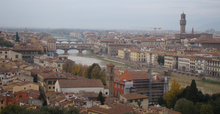
%> input picture Code-240714/1.png, 220 x 114 px, shrunk from 1210 x 628 before the run
$ octave demo4.m   (GNU Octave 9; MATLAB toolbox functions it lacks are replaced by stand-ins)
%> lines starting %> are read from the running program, lines starting %| are printed output that depends on the picture
### Code-240714/get_dark_channel.m
function dark_channel = get_dark_channel(image, win_size)
[m, n, ~] = size(image);
pad_size = floor(win_size/2);
padded_image = padarray(image, [pad_size pad_size], Inf);
dark_channel = zeros(m, n);
for j = 1 : m
    for i = 1 : n
        patch = padded_image(j : j + (win_size-1), i : i + (win_size-1), :);
        dark_channel(j,i) = min(patch(:));
     end
end

end

### Code-240714/guided_filter.m
function q = guided_filter(guide, target, radius, eps)
[h, w] = size(guide);
avg_denom = window_sum_filter(ones(h, w), radius);
mean_g = window_sum_filter(guide, radius) ./ avg_denom;
mean_t = window_sum_filter(target, radius) ./ avg_denom;
corr_gg = window_sum_filter(guide .* guide, radius) ./ avg_denom;
corr_gt = window_sum_filter(guide .* target, radius) ./ avg_denom;
var_g = corr_gg - mean_g .* mean_g;
cov_gt = corr_gt - mean_g .* mean_t;
a = cov_gt ./ (var_g + eps);
b = mean_t - a .* mean_g;
mean_a = window_sum_filter(a, radius) ./ avg_denom;
mean_b = window_sum_filter(b, radius) ./ avg_denom;
q = mean_a .* guide + mean_b;
end

### Code-240714/window_sum_filter.m
function sum_img = window_sum_filter(image, r)
[h, w] = size(image);
sum_img = zeros(size(image));
im_cum = cumsum(image, 1);
sum_img(1:r+1, :) = im_cum(1+r:2*r+1, :);
sum_img(r+2:h-r, :) = im_cum(2*r+2:h, :) - im_cum(1:h-2*r-1, :);
sum_img(h-r+1:h, :) = repmat(im_cum(h, :), [r, 1]) - im_cum(h-2*r:h-r-1, :);
im_cum = cumsum(sum_img, 2);
sum_img(:, 1:r+1) = im_cum(:, 1+r:2*r+1);
sum_img(:, r+2:w-r) = im_cum(:, 2*r+2:w) - im_cum(:, 1:w-2*r-1);
sum_img(:, w-r+1:w) = repmat(im_cum(:, w), [1, r]) - im_cum(:, w-2*r:w-r-1);

end

### Code-240714/get_atmosphere.m
function atmosphere = get_atmosphere(image, dark_channel)

HCC=-10;
p=image;
II=p;
r = 10;
eps = 0.4^2;
[m, n, ~] = size(image);
a=1;
omega=0.95;
win_size=15;
image(:, :, 1) = guided_filter(image(:, :, 1), p(:, :, 1), r, eps);
image(:, :, 2) = guided_filter(image(:, :, 2), p(:, :, 2), r, eps);
image(:, :, 3) = (image(:, :, 1)+image(:, :, 2))./2*a;
n_pixels = m * n;
n_search_pixels = floor(n_pixels * 0.01);
dark_vec = reshape(dark_channel, n_pixels, 1);
image_vec = reshape(image, n_pixels, 3);
[~, indices] = sort(dark_vec, 'descend');
accumulator = zeros(1, 3);
for k = 1 : n_search_pixels
    accumulator = accumulator + image_vec(indices(k),:);
end
atmosphere = accumulator / n_search_pixels;

I = II;
aa = (atmosphere(1)+atmosphere(2))/2+0.04;
bb = (atmosphere(1)+atmosphere(2))/2-0.04;
K = bb;
for K=bb:0.04:aa
    atmosphere(3) = K+0.04
    trans_est = get_transmission_estimate(I, atmosphere, omega, win_size);
    tl = get_transmission_estimatel(I, atmosphere, omega, win_size);
    x = guided_filter(rgb2gray(I), trans_est, 15, 0.001);
     transmission = reshape(x, m, n);
    radiance= Copy_of_get_radiance(I, transmission, atmosphere);
    H = color_corrlation(I,radiance)
     if(HCC<H)
        HCC=H;
         continue;
     else
         H
         break;
     end
end
atmosphere(3)=atmosphere(3)-0.04


end

### Code-240714/get_transmission_estimate.m
function trans_est = get_transmission_estimate(image, atmosphere, omega, win_size)
[m, n, ~] = size(image);
rep_atmosphere = repmat(reshape(atmosphere, [1, 1, 3]), m, n);
trans_est = 1 - omega * get_dark_channel( image ./ rep_atmosphere, win_size);
end

### Code-240714/get_transmission_estimatel.m
function trans_est2 = get_transmission_estimatel(image, atmosphere, omega, win_size)


[m, n, ~] = size(image);
for i = 1:3
    I(i) = 1-atmosphere(i);
end

rep_atmosphere = repmat(reshape(atmosphere, [1, 1, 3]), m, n);
II = repmat(reshape(I, [1, 1, 3]), m, n);
light_channel = get_light_channel( image, win_size);
aa = zeros(m,n,3);
for i = 1:3
   aa(:,:,i) =  light_channel;
end
trans_estl = omega * (aa-rep_atmosphere)./II;
trans_est2 = zeros(m,n);
for z = 1:m
   for q = 1:n
       trans_est2(z,q) = max(max(trans_estl(z,q,1),trans_estl(z,q,2)),trans_estl(z,q,3));
   end
end


end

### Code-240714/get_light_channel.m
function z_channel = get_light_channel(image, win_size)
%
[m, n, ~] = size(image);
light_channel = zeros(m, n);
d_channel = zeros(m, n);
for j = 1 : m
    for i = 1 : n
        light_channel(j,i) = max(max(image(j,i,1),image(j,i,2)),image(j,i,3));
     end
end

for j = 1 : m
    for i = 1 : n
        d_channel(j,i) = min(min(image(j,i,1),image(j,i,2)),image(j,i,3));
     end
end

z_channel=light_channel-d_channel;

end

### Code-240714/Copy_of_get_radiance.m
function radiance = Copy_of_get_radiance(image, transmission, atmosphere )
[m, n, ~] = size(image);
rep_atmosphere = repmat(reshape(atmosphere, [1, 1, 3]), m, n);

p=0;
t0=0.1;
K = 0.2;
win_size=15;
light_channel = get_light_channel(image, win_size);

for i = 1:1:m
    for j = 1:1:n
           if (light_channel(i,j)>0.23)
            for k = 1:1:3
            radiance(i,j,k) = (image(i,j,k)-atmosphere(k)) ./ max(transmission(i,j),t0) + atmosphere(k);%原暗通道
            end
         else
             for k = 1:1:3
             s=K./(abs(image(i,j,k)-atmosphere(k)));
            radiance(i,j,k) = (image(i,j,k)-atmosphere(k)) ./ min((max(s,1).*max(transmission(i,j),t0)),1)+atmosphere(k);%针对天空，白色区域消除光晕效果
            end
           end
        end
    end

end

### Code-240714/color_corrlation.m
% This is the function to caculate the histogram correlation coefficient(HCC) of image I1 and I2.

function [HCC_value] = color_corrlation(I1,I2)

Ir1 = I1(:,:,1);
Ig1 = I1(:,:,2);
Ib1 = I1(:,:,3);
Ir2 = I2(:,:,1);
Ig2 = I2(:,:,2);
Ib2 = I2(:,:,3);

[count_r1,xr1] = imhist(Ir1);
[count_g1,xg1] = imhist(Ig1);
[count_b1,xb1] = imhist(Ib1);

hist_I1 = [count_r1',count_g1',count_b1'];

[count_r2,xr2] = imhist(Ir2);
[count_g2,xg2] = imhist(Ig2);
[count_b2,xb2] = imhist(Ib2);
hist_I2 = [count_r2',count_g2',count_b2'];

g = corrcoef(hist_I1 ,hist_I2);
HCC_value = g(1,2);
end

### Code-240714/get_radiance.m
function radiance = get_radiance(image, transmission, atmosphere )
[m, n, ~] = size(image);
rep_atmosphere = repmat(reshape(atmosphere, [1, 1, 3]), m, n);
HCC=0;
p=0;
t0=0.1;
K = 0.3;
win_size=15;
light_channel = get_light_channel(image, win_size);
A = 0.13;
for A=0.13:0.01:0.7
   for i = 1:1:m
    for j = 1:1:n
            if (light_channel(i,j)>A)
            for k = 1:1:3
            radiance(i,j,k) = (image(i,j,k)-atmosphere(k)) ./ max(transmission(i,j),t0) + atmosphere(k);%原暗通道
            end
         else
             for k = 1:1:3
             s=K./(abs(image(i,j,k)-atmosphere(k)));
            radiance(i,j,k) = (image(i,j,k)-atmosphere(k)) ./ min((max(s,1).*max(transmission(i,j),t0)),1)+atmosphere(k);%针对天空，白色区域消除光晕效果
            end
           end
        end
   end

    [H]=color_corrlation(radiance,image);
     if(HCC<H)
        HCC=H;
         continue;
     else
         H
         break;
     end
end
A=A-0.01

end

### Code-240714/demo4.m
clc;
clear all;
close all;
tic
I = double(imread('1.png')) / 255;
p=I;
figure,imshow(I);title('有雾图像');
omega=0.95;
win_size=15;
r = 10;
eps = 0.4^2;
 [m, n, ~] = size(I);
%> m = 114; n = 220
dark_channel = get_dark_channel(I ,15);
%> in get_dark_channel, `padded_image = padarray(image, [pad_size pad_size], Inf);`: padded_image: size 128x234x3 double; 16.27% of the values are NaN or infinite; the others: min 0, max 0.875, mean 0.47
%> after the loop in get_dark_channel, `for j = 1 : m`:
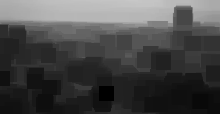
%> dark_channel: size 114x220 double; min 0, max 0.78, mean 0.282
atmosphere = get_atmosphere(I, dark_channel);%
%> in window_sum_filter, `sum_img(:, w-r+1:w) = repmat(im_cum(:, w), [1, r]) - im_cum(:, w-2*r:w..`: sum_img: size 114x220 double; min 121, max 441, mean 410.7
%> in window_sum_filter (call 2), `sum_img(h-r+1:h, :) = repmat(im_cum(h, :), [r, 1]) - im_cum(h-2*r:h-r-..`: sum_img: size 114x220 double; min 0.863, max 16.13, mean 9.81
%> in window_sum_filter (call 2), `sum_img(:, 1:r+1) = im_cum(:, 1+r:2*r+1);`: sum_img: size 114x220 double; min 0.863, max 304.2, mean 16.6
%> in window_sum_filter (call 2), `sum_img(:, w-r+1:w) = repmat(im_cum(:, w), [1, r]) - im_cum(:, w-2*r:w..`: sum_img: size 114x220 double; min 12.71, max 338.3, mean 201.8
%> in guided_filter, `mean_g = window_sum_filter(guide, radius) ./ avg_denom;`:
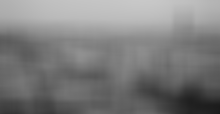
%> mean_g: size 114x220 double; min 0.105, max 0.786, mean 0.491
%> in window_sum_filter (call 4), `sum_img(h-r+1:h, :) = repmat(im_cum(h, :), [r, 1]) - im_cum(h-2*r:h-r-..`: sum_img: size 114x220 double; min 0.072, max 12.41, mean 5.46
%> in window_sum_filter (call 4), `sum_img(:, 1:r+1) = im_cum(:, 1+r:2*r+1);`: sum_img: size 114x220 double; min 0.072, max 210, mean 8.9
%> in window_sum_filter (call 4), `sum_img(:, w-r+1:w) = repmat(im_cum(:, w), [1, r]) - im_cum(:, w-2*r:w..`: sum_img: size 114x220 double; min 1.48, max 259.8, mean 112.5
%> in guided_filter, `var_g = corr_gg - mean_g .* mean_g;`:
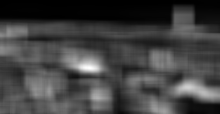
%> var_g: size 114x220 double; min 5.93e-05, max 0.0349, mean 0.00907; drawn with min black and max white
%> call 6 of window_sum_filter, with r = 10
%> in window_sum_filter (call 6), `sum_img(h-r+1:h, :) = repmat(im_cum(h, :), [r, 1]) - im_cum(h-2*r:h-r-..`: sum_img: size 114x220 double; min 0.00996, max 2.74, mean 1.08
%> in window_sum_filter (call 6), `im_cum = cumsum(sum_img, 2);`:
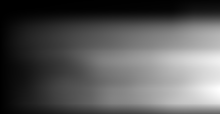
%> im_cum: size 114x220 double; min 0.00996, max 345.7, mean 120.3; drawn with min black and max white
%> in window_sum_filter (call 6), `sum_img(:, 1:r+1) = im_cum(:, 1+r:2*r+1);`:
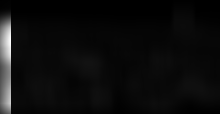
%> sum_img: size 114x220 double; min 0.0117, max 37.41, mean 1.9; drawn with min black and max white
%> in window_sum_filter (call 6), `sum_img(:, w-r+1:w) = repmat(im_cum(:, w), [1, r]) - im_cum(:, w-2*r:w..`:
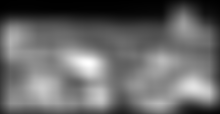
%> sum_img: size 114x220 double; min 0.141, max 53.65, mean 22.1; drawn with min black and max white
%> call 7 of window_sum_filter, with r = 10
%> in window_sum_filter (call 7), `sum_img(:, w-r+1:w) = repmat(im_cum(:, w), [1, r]) - im_cum(:, w-2*r:w..`:
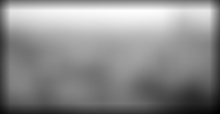
%> sum_img: size 114x220 double; min 14.34, max 335.7, mean 192.2; drawn with min black and max white
%> the loop in get_atmosphere, `for k = 1 : n_search_pixels` made 250 passes
%> accumulator on passes 1 to 3: [0.775 0.805 0.79], [1.55 1.61 1.58], [2.32 2.42 2.37]
%> after the loop in get_atmosphere, `for k = 1 : n_search_pixels`: accumulator = [192.8 200.6 196.7]
%> in get_atmosphere, `atmosphere = accumulator / n_search_pixels;`: atmosphere = [0.771 0.802 0.787]
%> in get_atmosphere, `aa = (atmosphere(1)+atmosphere(2))/2+0.04;`: aa = 0.827
%> in get_atmosphere, `bb = (atmosphere(1)+atmosphere(2))/2-0.04;`: bb = 0.747
%> the loop in get_atmosphere, `for K=bb:0.04:aa` made 3 passes
%> (g in color_corrlation, HCC_value in color_corrlation, H, HCC) on passes 1 to 2: ([1 0.659; 0.659 1], 0.659, 0.659, 0.659), ([1 0.692; 0.692 1], 0.692, 0.692, 0.692)
%> (g in color_corrlation, HCC_value in color_corrlation, H) on pass 3: ([1 0.685; 0.685 1], 0.685, 0.685)
%> after the loop in get_atmosphere, `for K=bb:0.04:aa`: atmosphere = [0.771 0.802 0.867]
%> atmosphere = [0.771 0.802 0.827]

light_channel = get_light_channel(I ,15);
trans_est = get_transmission_estimate(I, atmosphere, omega, win_size);
tl = get_transmission_estimatel(I, atmosphere, omega, win_size);
x = guided_filter(rgb2gray(I), trans_est, 15, 0.001);
transmission = reshape(x, m, n);
radiance= get_radiance(I, transmission, atmosphere);
%> the loop in get_radiance, `for A=0.13:0.01:0.7` made 2 passes
%> (g in color_corrlation, HCC_value in color_corrlation, H, HCC) on pass 1: ([1 0.694; 0.694 1], 0.694, 0.694, 0.694)
%> (g in color_corrlation, HCC_value in color_corrlation, H) on pass 2: ([1 0.693; 0.693 1], 0.693, 0.693)
%> after the loop in get_radiance, `for A=0.13:0.01:0.7`: s = 0.389

toc
disp(['运行时间: ',num2str(toc)]);
